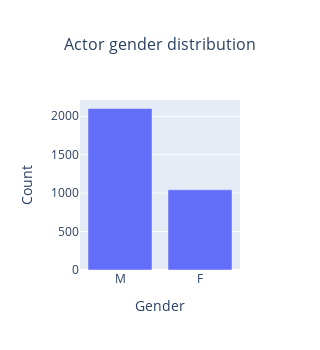
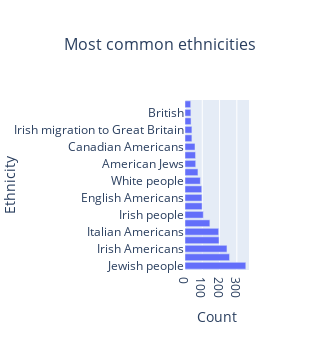

The notebook cell these images were saved under, in order:
### Code cell
import pandas as pd
import plotly.express as px
import plotly.graph_objects as go

def count_plots(
    data,
    columns,
    titles,
    labels,
    cutoffs=None,
    horizontal=True,
    transforms=None,
    hue=None,
    axes=None,
):
    if axes is None:
        axes = []

    if not isinstance(cutoffs, list):
        cutoffs = [cutoffs] * len(columns)

    if not isinstance(transforms, list):
        transforms = [transforms] * len(columns)

    if not isinstance(horizontal, list):
        horizontal = [horizontal] * len(columns)

    for i, col in enumerate(columns):
        transform = transforms[i]
        if transform:
            col_data = transform(data[col])
            data_copy = pd.merge(
                col_data, data, left_index=True, right_index=True, suffixes=("_x", "")
            )
            col = f"{col}_x"
        else:
            data_copy = data

        col_counts = data_copy[col].value_counts().reset_index()
        col_counts.columns = [col, 'count']

        cutoff = cutoffs[i]
        if cutoff:
            col_counts = col_counts[:cutoff]

        fig = None
        if horizontal[i]:
            fig = px.bar(
                col_counts,
                y=col,
                x='count',
                orientation="h",
                title=titles[i],
                labels={col: labels[i], 'count': 'Count'},  
            )

        else:
            fig = px.bar(
                col_counts,
                x=col,
                y='count', 
                title=titles[i],
                labels={col: labels[i], 'count': 'Count'},
                
            )
        # uncomment for the 2nd plot, comment for 1st plot. opposite for the other update layout
        #fig.update_layout(title_font_size=16,title_x=0.5,
       #height=len(col_counts) * 10 + 100, 
        #yaxis=dict(tickmode="linear", tickfont=dict(size=10)),
       # margin=dict(l=120, r=10, t=50, b=50)  )
        fig.update_layout(title_font_size=16, title_x=0.5, width=250, height=350)
        axes.append(fig)
   

    return axes

def count_actors(
    actors,
    hue=None,
    axes=None,
):
    columns = ["actor_gender", "actor_ethnicity_label"]
    titles = ["Actor gender distribution", "Most common ethnicities"]
    labels = ["Gender", "Ethnicity"]
    cutoffs = [None, 20]
    horizontal = [False, True]

    return count_plots(
        actors,
        columns,
        titles,
        labels,
        cutoffs,
        horizontal=horizontal,
        hue=hue,
        axes=axes,
    )


figures = count_actors(lead_actors_data_on_subset_movie)
for fig in figures:
     fig.show()

#figures[1].write_html("actor_ethnicity.html")
figures[0].write_html("actor_gender.html")

#c'est normal que le graphe 1 soit casser quand on plot le graphe 2 avec tous les noms des ethnies tkt

### Figure 1 — Plotly figure (JSON) as saved in the notebook; plotly's stock layout.template omitted (floating-point values rounded to 4 significant figures)
{"data": [{"alignmentgroup": "True", "hovertemplate": "Gender=%{x}<br>Count=%{y}<extra></extra>", "legendgroup": "", "marker": {"color": "#636efa", "pattern": {"shape": ""}}, "name": "", "offsetgroup": "", "orientation": "v", "showlegend": false, "textposition": "auto", "type": "bar", "x": ["M", "F"], "xaxis": "x", "y": [2101, 1044], "yaxis": "y"}], "layout": {"barmode": "relative", "height": 350, "legend": {"tracegroupgap": 0}, "title": {"font": {"size": 16}, "text": "Actor gender distribution", "x": 0.5}, "width": 250, "xaxis": {"anchor": "y", "domain": [0, 1], "title": {"text": "Gender"}}, "yaxis": {"anchor": "x", "domain": [0, 1], "title": {"text": "Count"}}}}

### Figure 2 — Plotly figure (JSON) as saved in the notebook; plotly's stock layout.template omitted (floating-point values rounded to 4 significant figures)
{"data": [{"alignmentgroup": "True", "hovertemplate": "Count=%{x}<br>Ethnicity=%{y}<extra></extra>", "legendgroup": "", "marker": {"color": "#636efa", "pattern": {"shape": ""}}, "name": "", "offsetgroup": "", "orientation": "h", "showlegend": false, "textposition": "auto", "type": "bar", "x": [352, 258, 243, 197, 195, 144, 106, 99, 98, 97, 89, 75, 62, 61, 58, 40, 40, 35, 34, 33], "xaxis": "x", "y": ["Jewish people", "African Americans", "Irish Americans", "English people", "Italian Americans", "White Americans", "Irish people", "Scottish Americans", "English Americans", "German Americans", "White people", "Indians", "American Jews", "Swedish Americans", "Canadian Americans", "Scotch-Irish Americans", "Irish migration to Great Britain", "French", "British", "Spanish Americans"], "yaxis": "y"}], "layout": {"barmode": "relative", "height": 350, "legend": {"tracegroupgap": 0}, "title": {"font": {"size": 16}, "text": "Most common ethnicities", "x": 0.5}, "width": 250, "xaxis": {"anchor": "y", "domain": [0, 1], "title": {"text": "Count"}}, "yaxis": {"anchor": "x", "domain": [0, 1], "title": {"text": "Ethnicity"}}}}
